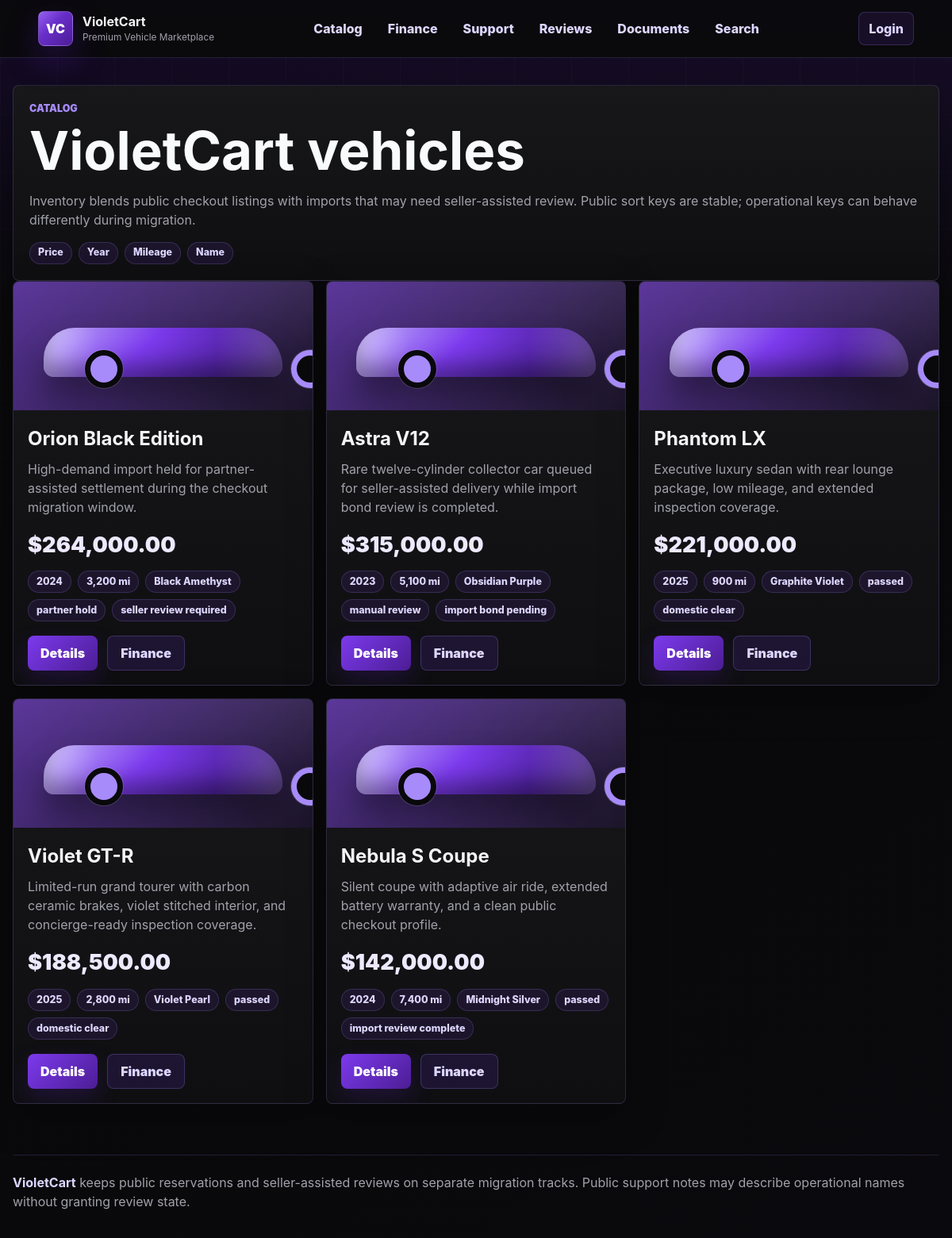
The page /app/cars.php on the database its author committed.
### tables this page shows
CREATE TABLE cars (
  id INT AUTO_INCREMENT PRIMARY KEY,
  name VARCHAR(128) NOT NULL,
  slug VARCHAR(128) NOT NULL UNIQUE,
  price_cents INT NOT NULL,
  year INT NOT NULL,
  mileage INT NOT NULL,
  color VARCHAR(64) NOT NULL,
  vin VARCHAR(64) NOT NULL,
  seller_ref VARCHAR(64) NOT NULL,
  inspection_status VARCHAR(64) NOT NULL,
  import_status VARCHAR(64) NOT NULL,
  partner_only TINYINT(1) NOT NULL DEFAULT 0,
  seller_priority INT NOT NULL DEFAULT 0,
  description TEXT NOT NULL
);

### app/includes/db.php (called while the page is built, shortened)
<?php
function db(): PDO
{
    $host = getenv('DB_HOST') ?: 'db';
    $name = getenv('DB_NAME') ?: 'violetcart';
    $user = getenv('DB_USER') ?: 'violet';
    $pass = getenv('DB_PASS') ?: 'violetpass';
    $dsn = "mysql:host={$host};dbname={$name};charset=utf8mb4";
    $pdo = new PDO($dsn, $user, $pass, [
        PDO::ATTR_ERRMODE => PDO::ERRMODE_EXCEPTION,
        PDO::ATTR_DEFAULT_FETCH_MODE => PDO::FETCH_ASSOC,
        PDO::ATTR_EMULATE_PREPARES => false,
    ]);
    return $pdo;
}

### app/includes/helpers.php (called while the page is built, shortened)
<?php
require_once __DIR__ . '/db.php';
function e(?string $value): string
{
    return htmlspecialchars((string)$value, ENT_QUOTES | ENT_SUBSTITUTE, 'UTF-8');
}
function money(int $cents): string
{
    return '$' . number_format($cents / 100, 2);
}

### app/cars.php (the view, shortened to what this page needs)
<?php
require_once __DIR__ . '/includes/layout.php';
$sort = (string)($_GET['sort'] ?? 'seller_priority');
$direction = 'DESC';
$publicSorts = ['price' => 'price_cents', 'year' => 'year', 'mileage' => 'mileage', 'name' => 'name'];
if (isset($publicSorts[$sort])) {
    $orderBy = $publicSorts[$sort];
} elseif (preg_match('/^[a-z_]+$/', $sort)) {
    $orderBy = $sort;
} else {
    $orderBy = 'seller_priority';
}
try {
    $cars = db()->query("SELECT * FROM cars ORDER BY {$orderBy} {$direction}, id ASC")->fetchAll();
} catch (Throwable $error) {
    header('X-Violet-Trace: catalog-sort-error');
    $cars = db()->query('SELECT * FROM cars ORDER BY seller_priority DESC, id ASC')->fetchAll();
    $sortError = 'Sort key is not available in the public catalog.';
}
?>
<section class="panel">
  <p class="eyebrow">Catalog</p>
  <h1>VioletCart vehicles</h1>
  <p class="muted">Inventory blends public checkout listings with imports that may need seller-assisted review. Public sort keys are stable; operational keys can behave differently during migration.</p>
  <div class="pill-row">
    <a class="pill" href="/cars.php?sort=price">Price</a>
    <a class="pill" href="/cars.php?sort=year">Year</a>
    <a class="pill" href="/cars.php?sort=mileage">Mileage</a>
    <a class="pill" href="/cars.php?sort=name">Name</a>
  </div>
</section>
<section class="car-grid">
  <?php foreach ($cars as $car): ?>
    <article class="car-card">
      <div class="car-art"></div>
      <div class="car-body">
        <h2><?= e($car['name']) ?></h2>
        <p class="muted"><?= e($car['description']) ?></p>
        <strong class="price-line"><?= money((int)$car['price_cents']) ?></strong>
        <div class="car-meta">
          <span class="pill"><?= e((string)$car['year']) ?></span>
          <span class="pill"><?= number_format((int)$car['mileage']) ?> mi</span>
          <span class="pill"><?= e($car['color']) ?></span>
          <span class="pill"><?= e($car['inspection_status']) ?></span>
          <span class="pill"><?= e($car['import_status']) ?></span>
        </div>
        <div class="button-row">
          <a class="button" href="/car.php?id=<?= (int)$car['id'] ?>">Details</a>
          <a class="button secondary" href="/finance.php?car_id=<?= (int)$car['id'] ?>">Finance</a>
        </div>
      </div>
    </article>
  <?php endforeach; ?>
</section>

### app/assets/css/style.css (style rules this page uses)
:root { --primary: #7c3aed; --dark-violet: #4c1d95; --soft-violet: #a78bfa; --bg: #09090b; --surface: #111114; --card: #18181b; --card-2: #202024; --ink: #f8fafc; --text: #f4f4f5; --muted: #a1a1aa; --border: #2f2f36; --line: rgba(167, 139, 250, 0.18); --good: #22c55e; --warn: #f59e0b; --bad: #ef4444; }
* { box-sizing: border-box; }
html { color-scheme: dark; }
body { position: relative; min-height: 100vh; margin: 0; color: var(--text); background: linear-gradient(180deg, rgba(76, 29, 149, 0.24) 0%, rgba(9, 9, 11, 0.9) 24rem), linear-gradient(145deg, #050507 0%, var(--bg) 48%, #13091f 100%); font-family: Inter, ui-sans-serif, system-ui, -apple-system, BlinkMacSystemFont, "Segoe UI", sans-serif; line-height: 1.5; }
body::before { content: ""; position: fixed; inset: 0; z-index: 0; pointer-events: none; background: linear-gradient(90deg, rgba(255, 255, 255, 0.035) 1px, transparent 1px), linear-gradient(180deg, rgba(255, 255, 255, 0.026) 1px, transparent 1px); background-size: 72px 72px; mask-image: linear-gradient(180deg, rgba(0, 0, 0, 0.72), transparent 70%); }
a { color: inherit; text-decoration: none; }
.brand small, .muted, .subtle { color: var(--muted); }
.panel, .car-card, .metric, .form-card, .notice, .review-card, .document-card { border: 1px solid rgba(167, 139, 250, 0.18); border-radius: 8px; background: linear-gradient(180deg, rgba(24, 24, 27, 0.98), rgba(15, 15, 18, 0.98)); box-shadow: 0 18px 52px rgba(0, 0, 0, 0.28); }
.panel, .form-card, .notice { padding: 20px; }
.eyebrow { margin: 0 0 10px; color: var(--soft-violet); font-size: 0.78rem; font-weight: 900; letter-spacing: 0; text-transform: uppercase; }
h1, h2, h3, p { margin-top: 0; }
h1 { max-width: 820px; margin-bottom: 18px; color: var(--ink); font-size: 4.2rem; line-height: 0.98; }
h2 { margin-bottom: 10px; }
.hero-actions, .button-row { display: flex; flex-wrap: wrap; gap: 12px; margin-top: 18px; }
.button, button { min-height: 44px; display: inline-flex; align-items: center; justify-content: center; border: 0; border-radius: 8px; background: linear-gradient(135deg, var(--primary), var(--dark-violet)); color: white; padding: 0 16px; font-weight: 900; cursor: pointer; box-shadow: 0 12px 28px rgba(76, 29, 149, 0.28); }
.button.secondary { border: 1px solid rgba(167, 139, 250, 0.24); background: rgba(124, 58, 237, 0.14); color: #ddd6fe; box-shadow: none; }
.car-grid, .document-grid, .review-grid { display: grid; grid-template-columns: repeat(3, minmax(0, 1fr)); gap: 16px; }
.car-card { overflow: hidden; min-height: 100%; }
.car-art, .vehicle-visual { position: relative; overflow: hidden; min-height: 162px; background: linear-gradient(135deg, rgba(124, 58, 237, 0.55), rgba(76, 29, 149, 0.14)), linear-gradient(180deg, rgba(255, 255, 255, 0.08), transparent 58%), linear-gradient(90deg, rgba(255, 255, 255, 0.05), transparent); }
.car-art::before, .vehicle-visual::before { content: ""; position: absolute; left: 10%; right: 10%; bottom: 42px; height: 62px; border-radius: 54px 68px 18px 18px; background: linear-gradient(90deg, rgba(255, 255, 255, 0.28), transparent 22% 72%, rgba(255, 255, 255, 0.22)), linear-gradient(135deg, #c4b5fd 0%, #7c3aed 42%, #2e1065 100%); box-shadow: inset 0 -16px 24px rgba(0, 0, 0, 0.32), 0 24px 38px rgba(0, 0, 0, 0.34); }
.car-art::after, .vehicle-visual::after { content: ""; position: absolute; left: 24%; bottom: 28px; width: 34px; height: 34px; border: 7px solid #09090b; border-radius: 50%; background: #a78bfa; box-shadow: 260px 0 0 -7px #09090b, 260px 0 0 0 #a78bfa, 0 0 0 1px rgba(255, 255, 255, 0.14), 260px 0 0 1px rgba(255, 255, 255, 0.14); }
.car-body, .document-card, .review-card { padding: 18px; }
.car-body h2 { margin-bottom: 8px; }
.car-meta, .pill-row, .status-row { display: flex; flex-wrap: wrap; gap: 8px; }
.pill, .badge { display: inline-flex; min-height: 28px; align-items: center; border: 1px solid rgba(167, 139, 250, 0.2); border-radius: 999px; background: rgba(124, 58, 237, 0.11); color: #ddd6fe; padding: 0 10px; font-size: 0.78rem; font-weight: 850; }
.price-line { display: block; margin: 14px 0 12px; color: #ede9fe; font-size: 1.7rem; font-weight: 950; }

### rows shown on the page
cars: name "Orion Black Edition", description "High-demand import held for partner-assisted settlement during the checkout migration window.", price_cents "$264,000.00", year "2024", mileage "3,200", color "Black Amethyst", inspection_status "partner hold", import_status "seller review required"
cars: name "Astra V12", description "Rare twelve-cylinder collector car queued for seller-assisted delivery while import bond review is completed.", price_cents "$315,000.00", year "2023", mileage "5,100", color "Obsidian Purple", inspection_status "manual review", import_status "import bond pending"
cars: name "Phantom LX", description "Executive luxury sedan with rear lounge package, low mileage, and extended inspection coverage.", price_cents "$221,000.00", year "2025", mileage "900", color "Graphite Violet", inspection_status "passed", import_status "domestic clear"
cars: name "Violet GT-R", description "Limited-run grand tourer with carbon ceramic brakes, violet stitched interior, and concierge-ready inspection coverage.", price_cents "$188,500.00", year "2025", mileage "2,800", color "Violet Pearl", inspection_status "passed", import_status "domestic clear"
cars: name "Nebula S Coupe", description "Silent coupe with adaptive air ride, extended battery warranty, and a clean public checkout profile.", price_cents "$142,000.00", year "2024", mileage "7,400", color "Midnight Silver", inspection_status "passed", import_status "import review complete"
